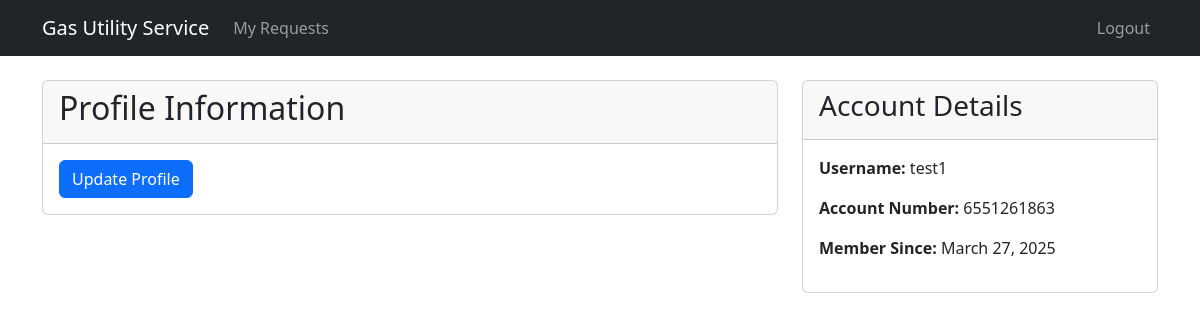
The app's page /profile/ (signed in) with its own data.
### accounts/models.py (models this page shows)
class Customer(AbstractUser):
    account_number = models.CharField(max_length=10, unique=True, default=generate_account_number)
    phone_number = models.CharField(max_length=15, blank=True)
    address = models.TextField(blank=True)

### accounts/views.py (the view)
# urls.py: path('profile/', views.profile, name='profile'),
@login_required
def profile(request):
    return render(request, 'accounts/profile.html')

### accounts/templates/accounts/profile.html (shortened to what this page needs)
{% extends 'base.html' %}
{% block content %}
<div class="row">
    <div class="col-md-8">
        <div class="card">
            <div class="card-header">
                <h2>Profile Information</h2>
            </div>
            <div class="card-body">
                <form method="POST">
                    <button type="submit" class="btn btn-primary">Update Profile</button>
                </form>
            </div>
        </div>
    </div>
    <div class="col-md-4">
        <div class="card">
            <div class="card-header">
                <h3>Account Details</h3>
            </div>
            <div class="card-body">
                <p><strong>Username:</strong> {{ user.username }}</p>
                <p><strong>Account Number:</strong> {{ user.account_number }}</p>
                <p><strong>Member Since:</strong> {{ user.date_joined|date:"F j, Y" }}</p>
            </div>
        </div>
    </div>
</div>
{% endblock %}

### records on screen
Customer: username "test1", account_number "6551261863", date_joined "March 27, 2025"
